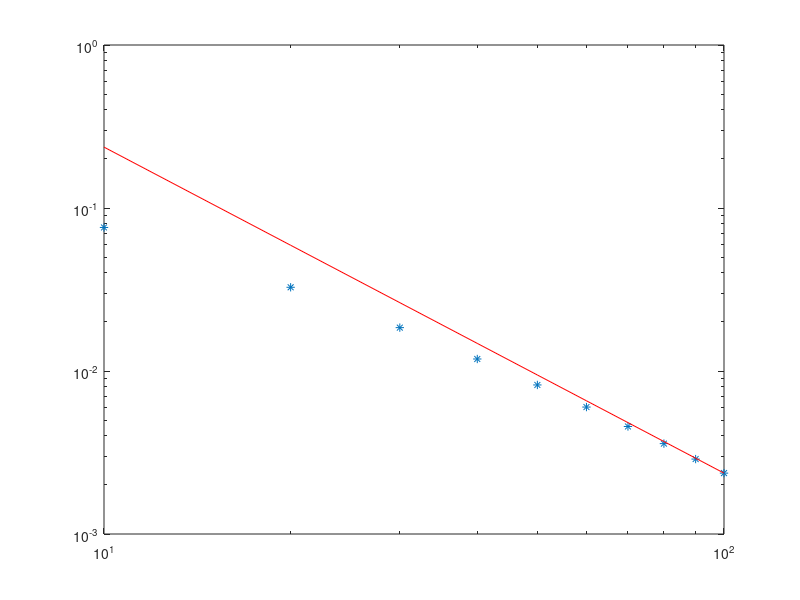

MATLAB code for this plot:
clear all
close all

m=601;
x=linspace(-1,1,m)';
h=2/(m-1);
d=1/100;c=5;

Pe=(c*h)/(2*d)<1 %verifico che il numero di Pechlet sia minore di 1

A = toeplitz(sparse([1,1],[1,2],[-2,1]/h^2,1,m));
B = toeplitz(sparse(1,2,-1/(2*h),1,m),sparse(1,2,1/(2*h),1,m));
I=speye(m);

A(1,1:2)=[-2,2]/h^2;
B(1,2)=0;

A(m,m-1:m)=[0,0];
B(m,m-1)=0;
I(m,m)=0;
%termine reazione
%g=@(u) 0.5*[u(1:m-1);0];

y0=(x+1).^2 - 5;
tstar=0.1;
tsrif=5000;
ts=tsrif;
k=tstar/ts;
C=d*A+c*B;
y=NaN(m,ts+1);
y(:,1)=y0;
y(:,2)=(speye(m) -k*(C+0.5*I))\y(:,1);

%% coefficienti BDF 2
a0=1/3;a1=-4/3;b2=2/3;

for n=1:ts-1
    y(:,n+2)=(speye(m)-k*b2*(C+0.5*I))\(-a0*y(:,n) - a1*y(:,n+1));
end

% for j=1:ts
%     plot(x,y(:,j))
%     pause(0.001)
% end
yRef=y;
count=0;
tsrange=10:10:100;

for ts=tsrange
    count=count+1;
    k=tstar/ts;
    
    y=NaN(m,ts+1);
y(:,1)=y0;
y(:,2)=(speye(m) -k*(C+0.5*I))\y(:,1);


for n=1:ts-1
    y(:,n+2)=(speye(m)-k*b2*(C+0.5*I))\(-a0*y(:,n) - a1*y(:,n+1));
end

err(count)=norm(y(:,ts+1)-yRef(:,tsrif+1),inf);

end

figure
loglog(tsrange,err,'*',tsrange,err(end)*(tsrange/tsrange(end)).^(-2),'r')